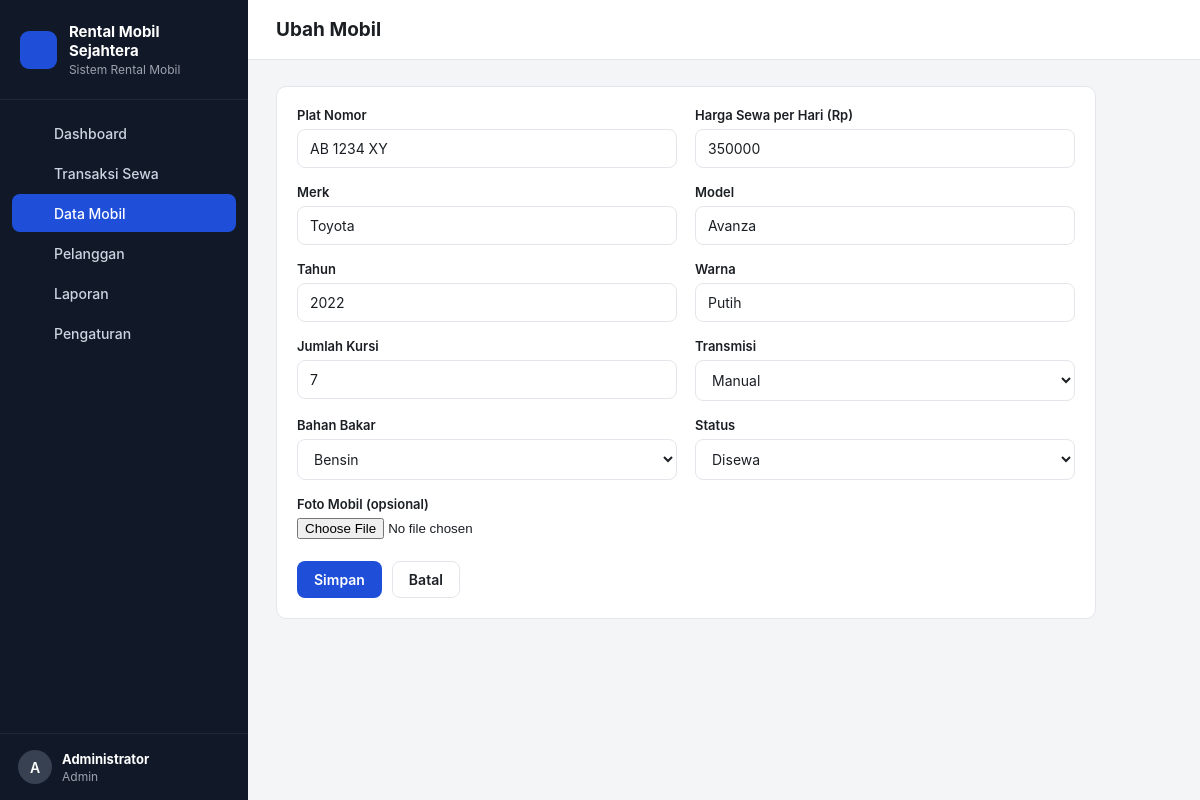
The page /index.php?page=mobil.form&id=1 (signed in) on the database its author committed.
### tables this page shows
CREATE TABLE pengaturan (
  id INT PRIMARY KEY,
  nama_usaha VARCHAR(100) NOT NULL,
  alamat VARCHAR(255),
  telepon VARCHAR(30),
  denda_per_hari_persen INT NOT NULL DEFAULT 120,
  biaya_sopir_per_hari INT NOT NULL DEFAULT 150000
);

CREATE TABLE mobil (
  id INT AUTO_INCREMENT PRIMARY KEY,
  plat_nomor VARCHAR(15) NOT NULL UNIQUE,
  merk VARCHAR(50) NOT NULL,
  model VARCHAR(50) NOT NULL,
  tahun YEAR NOT NULL,
  warna VARCHAR(30),
  kursi TINYINT NOT NULL DEFAULT 7,
  transmisi ENUM('Manual','Matic') NOT NULL DEFAULT 'Manual',
  bahan_bakar ENUM('Bensin','Solar','Listrik','Hybrid') NOT NULL DEFAULT 'Bensin',
  harga_per_hari INT NOT NULL,
  status ENUM('tersedia','disewa','servis') NOT NULL DEFAULT 'tersedia',
  foto VARCHAR(255),
  created_at TIMESTAMP DEFAULT CURRENT_TIMESTAMP
);

### index.php (called while the page is built, shortened)
<?php
require __DIR__ . '/includes/bootstrap.php';
$routes = [
    'login'          => 'pages/login.php',
    'logout'         => 'pages/logout.php',
    'dashboard'      => 'pages/dashboard.php',
    'mobil'          => 'pages/mobil/index.php',
    'mobil.form'     => 'pages/mobil/form.php',
    'mobil.hapus'    => 'pages/mobil/hapus.php',
    'pelanggan'      => 'pages/pelanggan/index.php',
    'pelanggan.form' => 'pages/pelanggan/form.php',
    'pelanggan.hapus'=> 'pages/pelanggan/hapus.php',
    'sewa'           => 'pages/sewa/index.php',
    'sewa.baru'      => 'pages/sewa/baru.php',
    'sewa.kembali'   => 'pages/sewa/kembali.php',
    'sewa.batal'     => 'pages/sewa/batal.php',
    'sewa.invoice'   => 'pages/sewa/invoice.php',
    'laporan'        => 'pages/laporan.php',
    'pengaturan'     => 'pages/pengaturan.php',
];
$page = $_GET['page'] ?? 'dashboard';
require __DIR__ . '/' . $routes[$page];

### pages/mobil/form.php (the view, shortened to what this page needs)
<?php
$id = (int) ($_GET['id'] ?? 0);
$m = $id ? q('SELECT * FROM mobil WHERE id = ?', [$id])->fetch() : null;
$data = $m ?: ['plat_nomor' => '', 'merk' => '', 'model' => '', 'tahun' => date('Y'), 'warna' => '', 'kursi' => 7,
    'transmisi' => 'Manual', 'bahan_bakar' => 'Bensin', 'harga_per_hari' => '', 'status' => 'tersedia', 'foto' => null];
$title = $id ? 'Ubah Mobil' : 'Tambah Mobil';
require __DIR__ . '/../../includes/header.php';
?>
<form method="post" enctype="multipart/form-data" class="card" style="max-width:820px">
    <div class="card-body">
        <div class="form-grid">
            <div><label>Plat Nomor</label><input type="text" name="plat_nomor" value="<?= e($data['plat_nomor']) ?>" placeholder="AB 1234 XY" required></div>
            <div><label>Harga Sewa per Hari (Rp)</label><input type="number" name="harga_per_hari" value="<?= e($data['harga_per_hari']) ?>" min="0" step="5000" required></div>
            <div><label>Merk</label><input type="text" name="merk" value="<?= e($data['merk']) ?>" placeholder="Toyota" required></div>
            <div><label>Model</label><input type="text" name="model" value="<?= e($data['model']) ?>" placeholder="Avanza" required></div>
            <div><label>Tahun</label><input type="number" name="tahun" value="<?= e($data['tahun']) ?>" min="1990" max="<?= date('Y') + 1 ?>"></div>
            <div><label>Warna</label><input type="text" name="warna" value="<?= e($data['warna']) ?>"></div>
            <div><label>Jumlah Kursi</label><input type="number" name="kursi" value="<?= e($data['kursi']) ?>" min="2" max="60"></div>
            <div><label>Transmisi</label>
                <select name="transmisi"><?php foreach (['Manual', 'Matic'] as $o): ?><option <?= $data['transmisi'] === $o ? 'selected' : '' ?>><?= $o ?></option><?php endforeach; ?></select>
            </div>
            <div><label>Bahan Bakar</label>
                <select name="bahan_bakar"><?php foreach (['Bensin', 'Solar', 'Listrik', 'Hybrid'] as $o): ?><option <?= $data['bahan_bakar'] === $o ? 'selected' : '' ?>><?= $o ?></option><?php endforeach; ?></select>
            </div>
            <div><label>Status</label>
                <select name="status"><?php foreach (['tersedia', 'disewa', 'servis'] as $o): ?><option value="<?= $o ?>" <?= $data['status'] === $o ? 'selected' : '' ?>><?= ucfirst($o) ?></option><?php endforeach; ?></select>
            </div>
            <div class="full"><label>Foto Mobil (opsional)</label><input type="file" name="foto" accept="image/*"></div>
        </div>
        <div class="form-actions">
            <button class="btn btn-primary">Simpan</button>
            <a href="<?= url('mobil') ?>" class="btn btn-light">Batal</a>
        </div>
    </div>
</form>
<?php require __DIR__ . '/../../includes/footer.php'; ?>

### includes/header.php (shortened to what this page needs)
<?php
$menu = [
    ['dashboard', 'Dashboard', 'home'],
    ['sewa', 'Transaksi Sewa', 'key'],
    ['mobil', 'Data Mobil', 'car'],
    ['pelanggan', 'Pelanggan', 'users'],
    ['laporan', 'Laporan', 'chart'],
];
if (user()['role'] === 'admin') $menu[] = ['pengaturan', 'Pengaturan', 'settings'];
$current = explode('.', $_GET['page'] ?? 'dashboard')[0];
?>
<!DOCTYPE html>
<html lang="id">
<head>
    <title><?= e($title ?? 'Dashboard') ?> · <?= e(setting()['nama_usaha'] ?? 'Rental Mobil') ?></title>
    <link rel="stylesheet" href="assets/css/style.css">
</head>
<body>
<div class="layout">
    <aside class="sidebar" id="sidebar">
        <div class="brand">
            <span class="brand-mark"><?= icon('car', 20) ?></span>
            <div>
                <strong><?= e(setting()['nama_usaha'] ?? 'Rental Mobil') ?></strong>
                <small>Sistem Rental Mobil</small>
            </div>
        </div>
        <nav>
            <?php foreach ($menu as [$key, $label, $ic]): ?>
                <a href="<?= url($key) ?>" class="<?= $current === $key ? 'active' : '' ?>"><?= icon($ic) ?> <?= $label ?></a>
            <?php endforeach; ?>
        </nav>
        <div class="sidebar-user">
            <div class="avatar"><?= e(strtoupper(substr(user()['nama'], 0, 1))) ?></div>
            <div class="grow">
                <strong><?= e(user()['nama']) ?></strong>
                <small><?= e(ucfirst(user()['role'])) ?></small>
            </div>
            <a href="<?= url('logout') ?>" title="Keluar" class="icon-btn"><?= icon('logout') ?></a>
        </div>
    </aside>
    <main class="main">
        <header class="topbar">
            <h1><?= e($title ?? 'Dashboard') ?></h1>
        </header>
        <div class="content">

### assets/css/style.css (style rules this page uses)
:root { --bg: #f4f5f7; --surface: #ffffff; --border: #e3e6ea; --text: #1b1f24; --muted: #6b7280; --primary: #1f4fd8; --primary-dark: #173ea9; --primary-soft: #e8eefc; --green: #15803d; --green-soft: #e7f6ec; --blue: #1f4fd8; --blue-soft: #e8eefc; --amber: #b45309; --amber-soft: #fdf3e2; --red: #b91c1c; --red-soft: #fdeaea; --gray: #4b5563; --gray-soft: #eef0f2; --sidebar: #111827; --radius: 10px; }
* { box-sizing: border-box; }
body { margin: 0; font-family: -apple-system, "Segoe UI", Roboto, "Helvetica Neue", Arial, sans-serif; font-size: 14px; color: var(--text); background: var(--bg); }
a { color: var(--primary); text-decoration: none; }
.grow { flex: 1; min-width: 0; }
.layout { display: flex; min-height: 100vh; }
.sidebar { width: 248px; background: var(--sidebar); color: #d1d5db; display: flex; flex-direction: column; position: sticky; top: 0; height: 100vh; }
.brand { display: flex; gap: 12px; align-items: center; padding: 22px 20px; border-bottom: 1px solid #1f2937; }
.brand strong { display: block; color: #fff; font-size: 15px; }
.brand small { color: #9ca3af; font-size: 12px; }
.brand-mark { width: 38px; height: 38px; border-radius: 9px; background: var(--primary); color: #fff; display: grid; place-items: center; }
.sidebar nav { padding: 14px 12px; flex: 1; display: flex; flex-direction: column; gap: 2px; }
.sidebar nav a { display: flex; gap: 12px; align-items: center; color: #cbd5e1; padding: 10px 12px; border-radius: 8px; font-weight: 500; }
.sidebar nav a.active { background: var(--primary); color: #fff; }
.sidebar-user { display: flex; gap: 10px; align-items: center; padding: 16px 18px; border-top: 1px solid #1f2937; }
.sidebar-user strong { display: block; color: #fff; font-size: 13px; }
.sidebar-user small { color: #9ca3af; font-size: 12px; }
.sidebar-user .icon-btn { color: #9ca3af; }
.avatar { width: 34px; height: 34px; border-radius: 50%; background: #374151; color: #fff; display: grid; place-items: center; font-weight: 600; }
.main { flex: 1; min-width: 0; }
.topbar { display: flex; align-items: center; gap: 14px; padding: 18px 28px; background: var(--surface); border-bottom: 1px solid var(--border); }
.topbar h1 { font-size: 19px; margin: 0; flex: 1; }
.content { padding: 26px 28px 40px; }
.card { background: var(--surface); border: 1px solid var(--border); border-radius: var(--radius); }
.card-body { padding: 20px; }
.btn { display: inline-flex; align-items: center; gap: 8px; padding: 9px 16px; border-radius: 8px; border: 1px solid transparent; font: inherit; font-weight: 600; cursor: pointer; white-space: nowrap; }
.btn-primary { background: var(--primary); color: #fff; }
.btn-light { background: var(--surface); border-color: var(--border); color: var(--text); }
.icon-btn { background: none; border: 0; padding: 6px; border-radius: 6px; cursor: pointer; color: var(--muted); display: inline-grid; place-items: center; }
.form-grid { display: grid; grid-template-columns: 1fr 1fr; gap: 16px 18px; }
.form-grid .full { grid-column: 1 / -1; }
label { display: block; font-weight: 600; margin-bottom: 6px; font-size: 13px; }
input[type=text], input[type=number], input[type=date], input[type=password], input[type=search], select, textarea { width: 100%; padding: 10px 12px; border: 1px solid var(--border); border-radius: 8px; font: inherit; background: #fff; color: var(--text); }
.form-actions { display: flex; gap: 10px; margin-top: 22px; }

### rows shown on the page
pengaturan: nama_usaha "Rental Mobil Sejahtera"
mobil: plat_nomor "AB 1234 XY", harga_per_hari "350000", merk "Toyota", model "Avanza", tahun "2022", warna "Putih", kursi "7", transmisi "Manual", bahan_bakar "Bensin", status "Disewa"

### other values the page prints
$label "Dashboard"
$label "Transaksi Sewa"
$label "Data Mobil"
$label "Pelanggan"
$label "Laporan"
$label "Pengaturan"
substr(user()['nama'], 0, 1) "A"
user()['nama'] "Administrator"
user()['role'] "Admin"
$title "Ubah Mobil"
